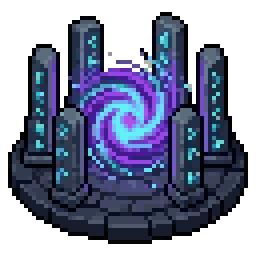
#> input picture art/pixellab/worldmap/portal.png, 64 x 64 px (shown 4 times larger)
$ python build_worldmap.py
#> lines starting #> are read from the running program, lines starting #| are printed output that depends on the picture
"""The level-select map's art: each act's painted map, the Endless portal and the level flag.

Run:  python3 art/pixellab/build_worldmap.py

Sources (art/pixellab/worldmap/, Pixel Lab jobs in jobs.txt):
  act<N>.png   an act's painted map (458x256): the road and its five round stone stops are painted in
  portal.png   the Endless portal (64x64), shown only once the campaign is finished
  flag.png     the level flag (48x48), standing on each stop
  world.png    the world map (688x384): the five acts from left to right, the road, the citadel at the far right
  world_zones.json  the borders between the acts on world.png
Writes:
  assets/zonemap_<N>.png   the act's map, as painted
  assets/map_portal.png    the portal, cropped to its pixels
  assets/map_flag.png      the flag, cropped to its pixels
  assets/worldmap.png      the world map
  assets/worldfog_<N>.png  pixel-art fog over act N and the acts after it (shown while act N is the first locked one)
The stops' places (in % of the picture) are in ZONE_ART in js/content/world-map.js: after painting a new map, measure
the middle of each stone pad and write it there.
"""
import json, os, random
from PIL import Image, ImageDraw

HERE = os.path.dirname(os.path.abspath(__file__))
SRC = lambda *p: os.path.join(HERE, 'worldmap', *p)
A = lambda *p: os.path.join(HERE, '..', '..', 'assets', *p)


def fill_edges(im):
    """Pixel Lab sometimes leaves an edge row or column see-through (a light line in the game): copy the next one in."""
    im = im.convert('RGBA')
    px = im.load()
    W, H = im.size
    for x in list(range(3)) + list(range(W - 3, W)):
        inner = x + 1 if x < W // 2 else x - 1
        for y in range(H):
            if px[x, y][3] < 255: px[x, y] = px[inner, y]
    for y in list(range(3)) + list(range(H - 3, H)):
        inner = y + 1 if y < H // 2 else y - 1
        for x in range(W):
            if px[x, y][3] < 255: px[x, y] = px[x, inner]
    return im


def crop(name, out):
    im = Image.open(SRC(name)).convert('RGBA')
    im = im.crop(im.getbbox())
    im.save(A(out))
    print(out, im.size)


def value_noise(w, h, cell, rng):
    """Smooth noise 0..1 on a w x h grid: random values on a coarse grid, blended."""
    gw, gh = w // cell + 2, h // cell + 2
    g = [[rng.random() for _ in range(gw)] for _ in range(gh)]
    out = [[0.0] * w for _ in range(h)]
    for y in range(h):
        fy, iy = (y / cell) % 1, y // cell
        sy = fy * fy * (3 - 2 * fy)
        for x in range(w):
            fx, ix = (x / cell) % 1, x // cell
            sx = fx * fx * (3 - 2 * fx)
            a = g[iy][ix] + (g[iy][ix + 1] - g[iy][ix]) * sx
            b = g[iy + 1][ix] + (g[iy + 1][ix + 1] - g[iy + 1][ix]) * sx
            out[y][x] = a + (b - a) * sy
    return out


def world_fog(size, borders):
    """The fog over the locked acts. Acts open in order, so the locked ones are always the last few: worldfog_<N>.png
    covers act N and every act after it, with a ragged cloudy edge on the left (over the last open act). Soft pixel
    clouds in a few tones, drawn at half size and scaled up; thin enough that big shapes (the citadel) still show."""
    W, H = size
    S = 2
    w, h = W // S, H // S
    rng = random.Random(7)
    octaves = [(value_noise(w, h, c, rng), k) for c, k in ((48, .5), (20, .3), (8, .2))]
    noise = [[sum(o[y][x] * k for o, k in octaves) for x in range(w)] for y in range(h)]
    tones = [(222, 224, 234), (196, 200, 216), (170, 176, 196), (146, 152, 176), (124, 130, 156)]
    reach = 28   # how far (in half-size pixels) the clouds spill over the left edge, and thin out inside it
    out = []
    for i in range(len(borders) + 1):
        left = [(0, 0), (0, 100)] if i == 0 else borders[i - 1]
        poly = [(x / 100 * w, y / 100 * h) for x, y in left] + [(w, h), (w, 0)]
        m = Image.new('L', (w, h), 0)
        ImageDraw.Draw(m).polygon(poly, fill=255)
        mp = m.load()
        im = Image.new('RGBA', (w, h), (0, 0, 0, 0))
        px = im.load()
        for y in range(h):
            edge = next((x for x in range(w) if mp[x, y]), w)
            for x in range(max(0, edge - reach), w):
                n = noise[y][x]
                d = (x - edge) / reach   # -1 (furthest out) .. 0 (the border) .. 1 (well inside)
                if d < 1:   # around the border only the thick parts of the clouds show, fewer further out
                    if n < .5 - .3 * d: continue
                    a = 150 if d < 0 else 168 + int(70 * n * d)
                else:
                    a = 168 + int(70 * n)
                k = max(0, min(4, int((1 - n) * 5.5) - 1))
                px[x, y] = tones[k] + (a,)
        out.append(im.resize((W, H), Image.NEAREST))
    return out


if __name__ == '__main__':
    for n in range(1, 6):
        if not os.path.exists(SRC('act%d.png' % n)): continue
        im = fill_edges(Image.open(SRC('act%d.png' % n))).convert('RGB')
        im.save(A('zonemap_%d.png' % n))
        print('zonemap_%d.png' % n, im.size)
    crop('portal.png', 'map_portal.png')
#> in crop, im is the input picture: PIL image 64x64 RGBA; mean R, G, B, A 34, 39.5, 64.8, 157.1
#> in crop, `im = im.crop(im.getbbox())`:
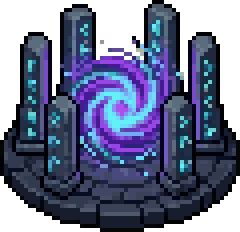
#> im: PIL image 60x58 RGBA (shown 4 times larger); mean R, G, B, A 39.8, 46.3, 75.6, 184.9; transparent parts drawn white
#| map_portal.png (60, 58)
    crop('flag.png', 'map_flag.png')
#> call 2 of crop, with name = 'flag.png', out = 'map_flag.png'
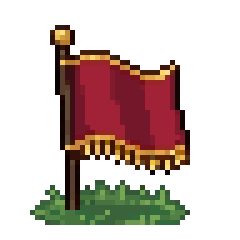
#> input picture art/pixellab/worldmap/flag.png, 48 x 48 px (shown 5 times larger)
#> in crop, im is the input picture: PIL image 48x48 RGBA; mean R, G, B, A 40.2, 22.3, 16.4, 86
#> in crop (call 2), `im = im.crop(im.getbbox())`:
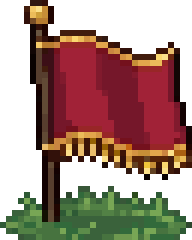
#> im: PIL image 32x40 RGBA (shown 6 times larger); mean R, G, B, A 68.4, 39.3, 28.7, 154.8; transparent parts drawn white
#| map_flag.png (32, 40)
    world = fill_edges(Image.open(SRC('world.png'))).convert('RGB')
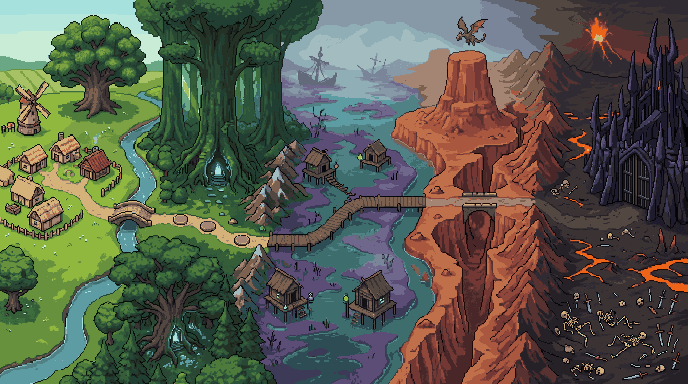
#> input picture art/pixellab/worldmap/world.png, 688 x 384 px
#> in fill_edges, im is the input picture: PIL image 688x384 RGBA; mean R, G, B, A 87.9, 90.7, 76.1, 255
    world.save(A('worldmap.png'))
    print('worldmap.png', world.size)
#| worldmap.png (688, 384)
    borders = json.load(open(SRC('world_zones.json'), encoding='utf-8'))['borders']
#> (reads art/pixellab/worldmap/world_zones.json from the repository)
    for n, fog in enumerate(world_fog(world.size, borders), 1):
        fog.save(A('worldfog_%d.png' % n))
#> this loop made 5 passes
#> pass 1, `fog.save(A('worldfog_%d.png' % n))`:
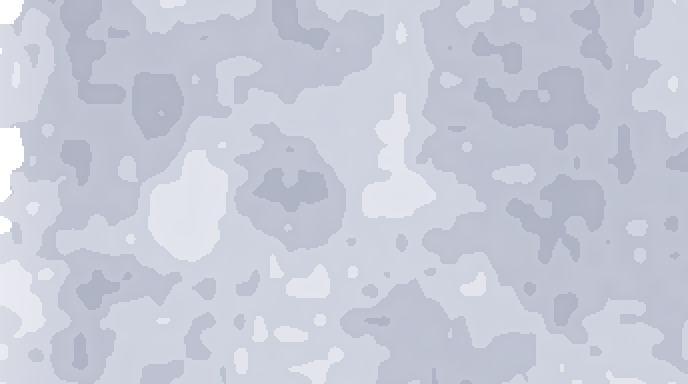
#> saved as worldfog_1.png: PIL image 688x384 RGBA; mean R, G, B, A 179.5, 184.5, 202.6, 195.4; transparent parts drawn white
#> pass 2, `fog.save(A('worldfog_%d.png' % n))`:
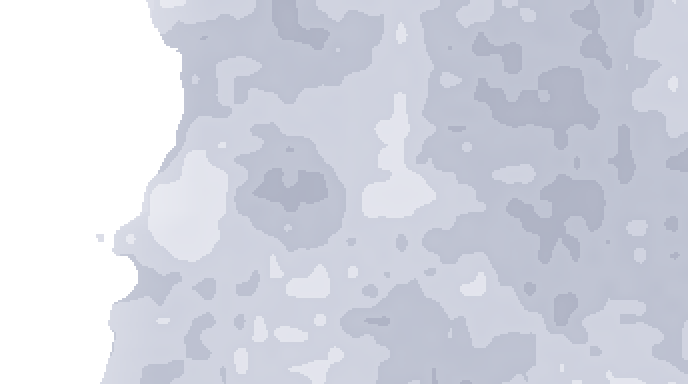
#> saved as worldfog_2.png: PIL image 688x384 RGBA; mean R, G, B, A 143.6, 147.5, 161.8, 155.9; transparent parts drawn white
    print('worldfog_1..%d.png' % (len(borders) + 1))
